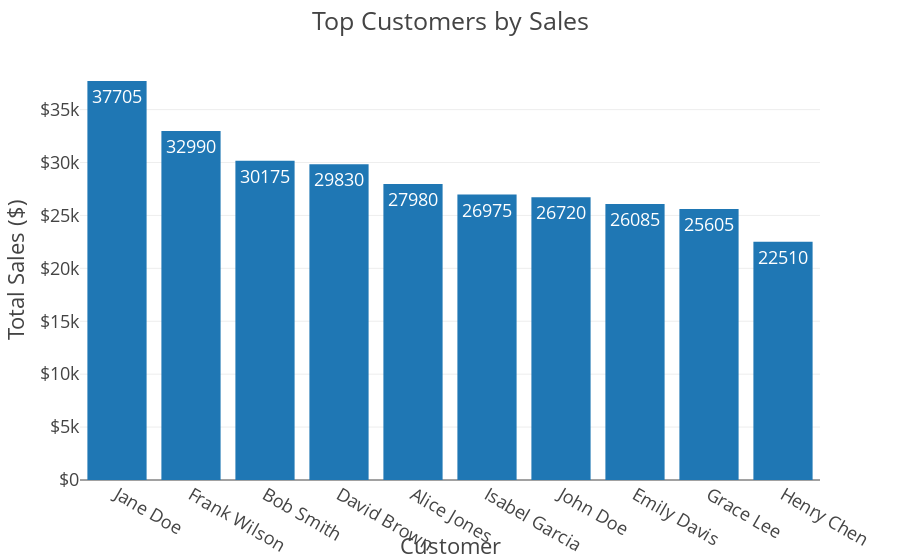

Notebook code for this chart:
### Code cell
# Create the Plotly figure
fig = px.bar(df,
             x='customer_name',
             y='total_sales',
             template=plotly_template,
             text='total_sales')

# Set the layout
fig.update_layout(
    title='Top Customers by Sales',
    xaxis_title='Customer',
    yaxis_title='Total Sales ($)',
    yaxis_tickprefix='$',
)

# Show the plot
fig.show()

# Save the chart as a PNG image
fig.write_image(output_dir / 'customer_sales.png',
                width=1200,
                height=400,
                scale=4)

### Figure 1 — Plotly figure (JSON) as saved in the notebook; plotly's stock layout.template omitted (floating-point values rounded to 4 significant figures)
{"data": [{"alignmentgroup": "True", "hovertemplate": "customer_name=%{x}<br>total_sales=%{text}<extra></extra>", "legendgroup": "", "marker": {"color": "#1F77B4", "pattern": {"shape": ""}}, "name": "", "offsetgroup": "", "orientation": "v", "showlegend": false, "text": [37705, 32990, 30175, 29830, 27980, 26975, 26720, 26085, 25605, 22510], "textposition": "auto", "type": "bar", "x": ["Jane Doe", "Frank Wilson", "Bob Smith", "David Brown", "Alice Jones", "Isabel Garcia", "John Doe", "Emily Davis", "Grace Lee", "Henry Chen"], "xaxis": "x", "y": [37705, 32990, 30175, 29830, 27980, 26975, 26720, 26085, 25605, 22510], "yaxis": "y"}], "layout": {"barmode": "relative", "legend": {"tracegroupgap": 0}, "margin": {"t": 60}, "title": {"text": "Top Customers by Sales"}, "xaxis": {"anchor": "y", "domain": [0, 1], "title": {"text": "Customer"}}, "yaxis": {"anchor": "x", "domain": [0, 1], "tickprefix": "$", "title": {"text": "Total Sales ($)"}}}}
